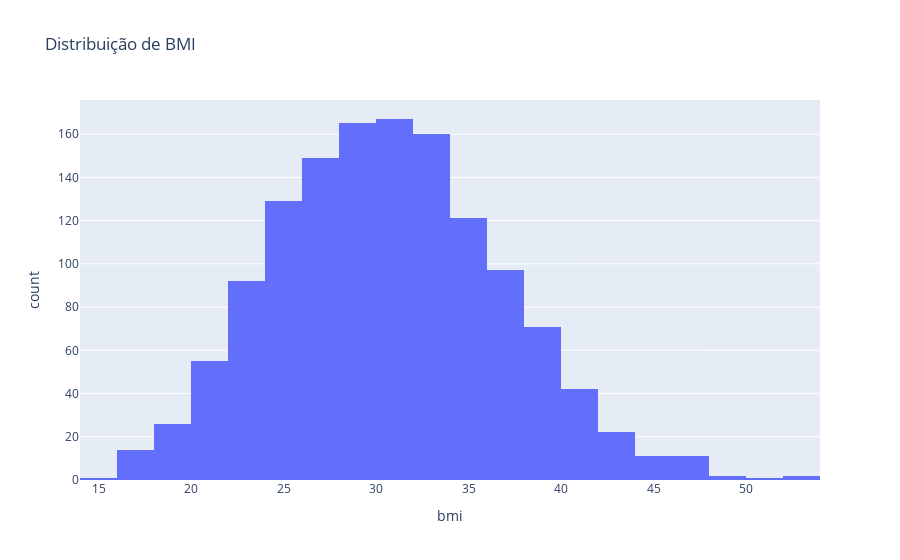

Here is the notebook cell this chart was saved with:
### Code cell
# Mostrar distribuicao de BMI
fig = px.histogram(df_costs, x='bmi', nbins=30, title='Distribuição de BMI')
fig.show()

### Figure 1 — Plotly figure (JSON) as saved in the notebook; plotly's stock layout.template omitted (floating-point values rounded to 4 significant figures; data arrays with more than 128 entries replaced by an {"elided": "..."} marker saying what was removed)
{"data": [{"bingroup": "x", "hovertemplate": "bmi=%{x}<br>count=%{y}<extra></extra>", "legendgroup": "", "marker": {"color": "#636efa", "pattern": {"shape": ""}}, "name": "", "nbinsx": 30, "orientation": "v", "showlegend": false, "type": "histogram", "x": {"elided": "1338 float values"}, "xaxis": "x", "yaxis": "y"}], "layout": {"barmode": "relative", "legend": {"tracegroupgap": 0}, "title": {"text": "Distribuição de BMI"}, "xaxis": {"anchor": "y", "domain": [0, 1], "title": {"text": "bmi"}}, "yaxis": {"anchor": "x", "domain": [0, 1], "title": {"text": "count"}}}}
